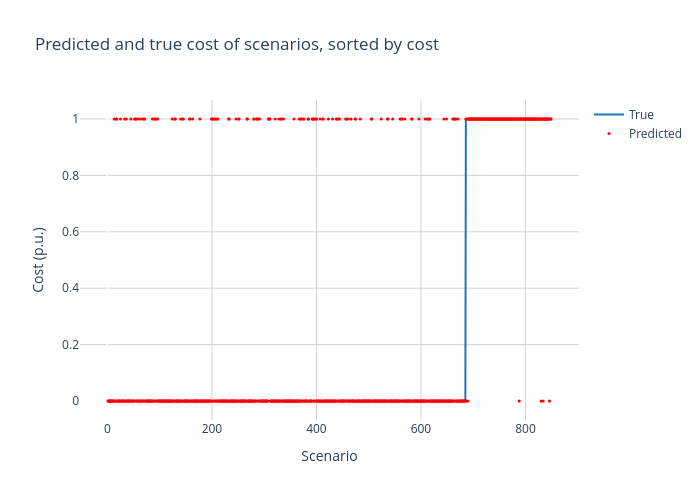

Notebook source saved alongside this figure:
### Code cell
plot_df = df_results.sort_values(by=['target'])

layout = go.Layout(
    title = f'Predicted and true cost of scenarios, sorted by cost',
    xaxis = dict(
        gridcolor='lightgrey'),
    yaxis = dict(
        gridcolor='lightgrey'), 
    paper_bgcolor='rgba(0,0,0,0)',
    plot_bgcolor='rgba(0,0,0,0)'
)

fig = go.Figure(layout=layout)

fig.add_trace(go.Scatter(x=x_values, y=plot_df['target'], mode='lines', line=dict(color='#1F77B4'), name="True"))
fig.add_trace(go.Scatter(x=x_values, y=plot_df['pred'], mode='markers', marker=dict(color='red', size=3), name="Predicted"))

fig.update_layout(
    xaxis_title='Scenario',
    yaxis_title='Cost (p.u.)',
    width=700, height=500
)
fig.show()

### Figure 1 — Plotly figure (JSON) as saved in the notebook; plotly's stock layout.template omitted (floating-point values rounded to 4 significant figures; data arrays with more than 128 entries replaced by an {"elided": "..."} marker saying what was removed)
{"data": [{"line": {"color": "#1F77B4"}, "mode": "lines", "name": "True", "type": "scatter", "x": {"elided": "849 int values"}, "y": {"elided": "849 int values"}}, {"marker": {"color": "red", "size": 3}, "mode": "markers", "name": "Predicted", "type": "scatter", "x": {"elided": "849 int values"}, "y": {"elided": "849 int values"}}], "layout": {"height": 500, "paper_bgcolor": "rgba(0, 0, 0, 0)", "plot_bgcolor": "rgba(0, 0, 0, 0)", "title": {"text": "Predicted and true cost of scenarios, sorted by cost"}, "width": 700, "xaxis": {"autorange": true, "gridcolor": "lightgrey", "range": [-52.53, 902.5], "title": {"text": "Scenario"}, "type": "linear"}, "yaxis": {"autorange": true, "gridcolor": "lightgrey", "range": [-0.06738, 1.067], "title": {"text": "Cost (p.u.)"}, "type": "linear"}}}
